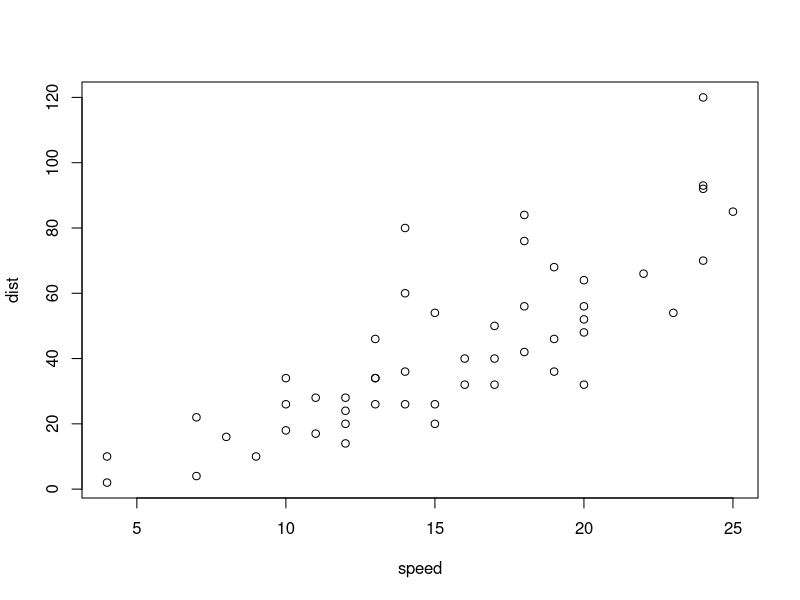
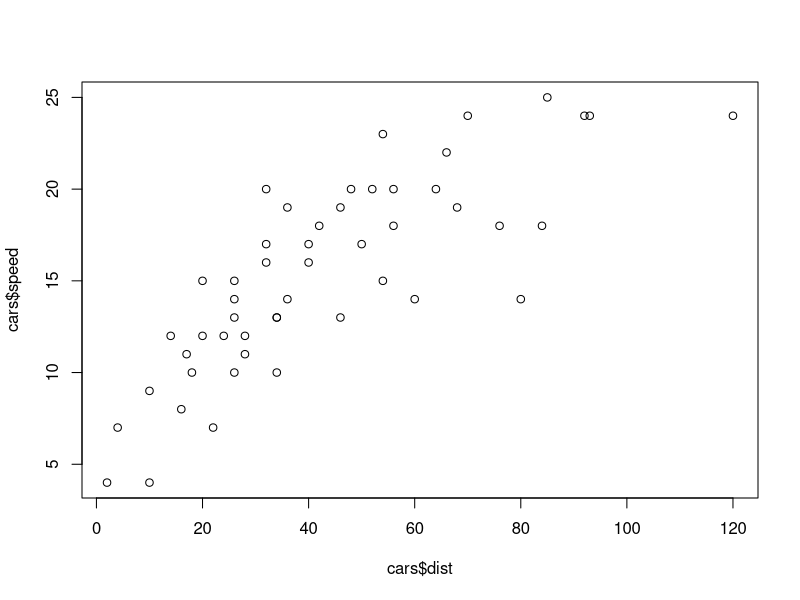

Write the R code that produced these figures, in order.
## ---- chunk 1
plot(cars)
## ---- chunk 2
plot(cars$dist, cars$speed)
